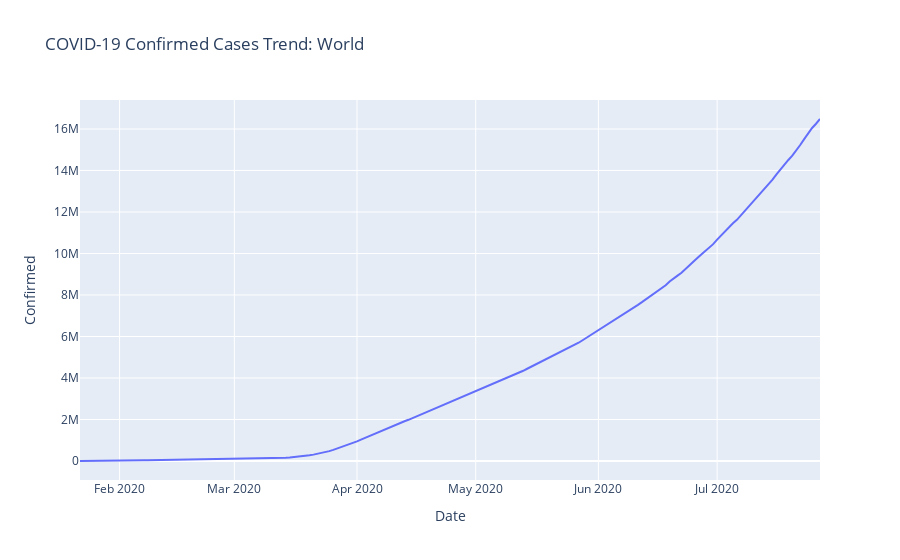

The cell this chart's notebook holds for it:
### Code cell
import plotly.express as px
def create_time_series(df, country="World"):
    if country != "World":
        df = df[df['Country/Region'] == country]
    fig = px.line(df.groupby('Date')['Confirmed'].sum().reset_index(),
                    x='Date',
                    y='Confirmed',
                    title=f'COVID-19 Confirmed Cases Trend: {country}')
    return fig
create_time_series(df)

### Figure 1 — Plotly figure (JSON) as saved in the notebook; plotly's stock layout.template omitted (floating-point values rounded to 4 significant figures; data arrays with more than 128 entries replaced by an {"elided": "..."} marker saying what was removed)
{"data": [{"hovertemplate": "Date=%{x}<br>Confirmed=%{y}<extra></extra>", "legendgroup": "", "line": {"color": "#636efa", "dash": "solid"}, "marker": {"symbol": "circle"}, "mode": "lines", "name": "", "orientation": "v", "showlegend": false, "type": "scatter", "x": {"elided": "188 str values"}, "xaxis": "x", "y": {"elided": "188 int values"}, "yaxis": "y"}], "layout": {"autosize": true, "legend": {"tracegroupgap": 0}, "title": {"text": "COVID-19 Confirmed Cases Trend: World"}, "xaxis": {"anchor": "y", "autorange": true, "domain": [0, 1], "range": ["2020-01-22", "2020-07-27"], "title": {"text": "Date"}, "type": "date"}, "yaxis": {"anchor": "x", "autorange": true, "domain": [0, 1], "range": [-915000.0, 17400000.0], "title": {"text": "Confirmed"}, "type": "linear"}}}
